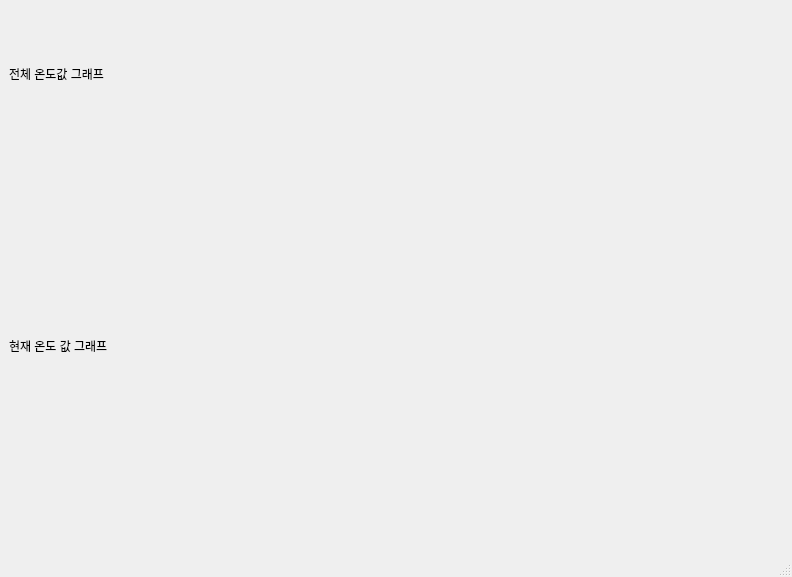
<?xml version="1.0" encoding="UTF-8"?>
<ui version="4.0">
 <class>MainWindow</class>
 <widget class="QMainWindow" name="MainWindow">
  <property name="geometry">
   <rect>
    <x>0</x>
    <y>0</y>
    <width>792</width>
    <height>577</height>
   </rect>
  </property>
  <property name="windowTitle">
   <string>MainWindow</string>
  </property>
  <widget class="QWidget" name="centralwidget">
   <layout class="QGridLayout" name="gridLayout">
    <item row="0" column="0">
     <layout class="QVBoxLayout" name="verticalLayout">
      <item>
       <widget class="QLabel" name="label">
        <property name="text">
         <string>전체 온도값 그래프</string>
        </property>
       </widget>
      </item>
      <item>
       <widget class="PlotWidget" name="Graph1" native="true">
        <property name="maximumSize">
         <size>
          <width>100000</width>
          <height>16777215</height>
         </size>
        </property>
       </widget>
      </item>
      <item>
       <widget class="QLabel" name="label_2">
        <property name="text">
         <string>현재 온도 값 그래프</string>
        </property>
       </widget>
      </item>
      <item>
       <widget class="PlotWidget" name="Graph2" native="true"/>
      </item>
     </layout>
    </item>
   </layout>
  </widget>
  <widget class="QMenuBar" name="menubar">
   <property name="geometry">
    <rect>
     <x>0</x>
     <y>0</y>
     <width>792</width>
     <height>26</height>
    </rect>
   </property>
  </widget>
  <widget class="QStatusBar" name="statusbar"/>
 </widget>
 <customwidgets>
  <customwidget>
   <class>PlotWidget</class>
   <extends>QWidget</extends>
   <header>pyqtgraph</header>
   <container>1</container>
  </customwidget>
 </customwidgets>
 <resources/>
 <connections/>
</ui>
